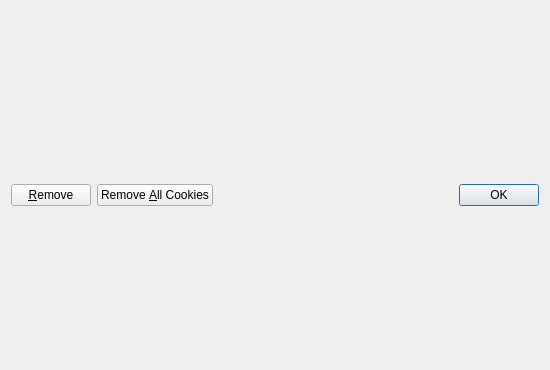
<ui version="4.0" >
 <class>CookiesDialog</class>
 <widget class="QDialog" name="CookiesDialog" >
  <property name="geometry" >
   <rect>
    <x>0</x>
    <y>0</y>
    <width>550</width>
    <height>370</height>
   </rect>
  </property>
  <property name="windowTitle" >
   <string>Cookies</string>
  </property>
  <layout class="QGridLayout" >
   <item row="0" column="0" >
    <spacer>
     <property name="orientation" >
      <enum>Qt::Horizontal</enum>
     </property>
     <property name="sizeHint" stdset="0" >
      <size>
       <width>252</width>
       <height>20</height>
      </size>
     </property>
    </spacer>
   </item>
   <item row="2" column="0" colspan="2" >
    <layout class="QHBoxLayout" >
     <item>
      <widget class="QPushButton" name="removeButton" >
       <property name="text" >
        <string>&amp;Remove</string>
       </property>
      </widget>
     </item>
     <item>
      <widget class="QPushButton" name="removeAllButton" >
       <property name="text" >
        <string>Remove &amp;All Cookies</string>
       </property>
      </widget>
     </item>
     <item>
      <spacer>
       <property name="orientation" >
        <enum>Qt::Horizontal</enum>
       </property>
       <property name="sizeHint" stdset="0" >
        <size>
         <width>40</width>
         <height>20</height>
        </size>
       </property>
      </spacer>
     </item>
     <item>
      <widget class="QDialogButtonBox" name="buttonBox" >
       <property name="standardButtons" >
        <set>QDialogButtonBox::Ok</set>
       </property>
      </widget>
     </item>
    </layout>
   </item>
  </layout>
 </widget>
  <resources/>
 <connections>
  <connection>
   <sender>buttonBox</sender>
   <signal>accepted()</signal>
   <receiver>CookiesDialog</receiver>
   <slot>accept()</slot>
   <hints>
    <hint type="sourcelabel" >
     <x>472</x>
     <y>329</y>
    </hint>
    <hint type="destinationlabel" >
     <x>461</x>
     <y>356</y>
    </hint>
   </hints>
  </connection>
 </connections>
</ui>
